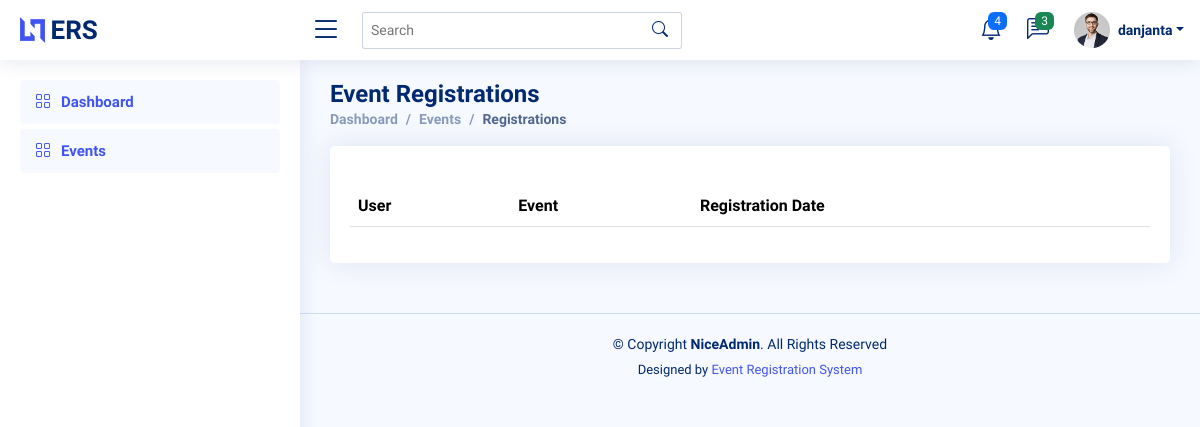
The page /events/registrations (signed in) on the database as committed earlier.
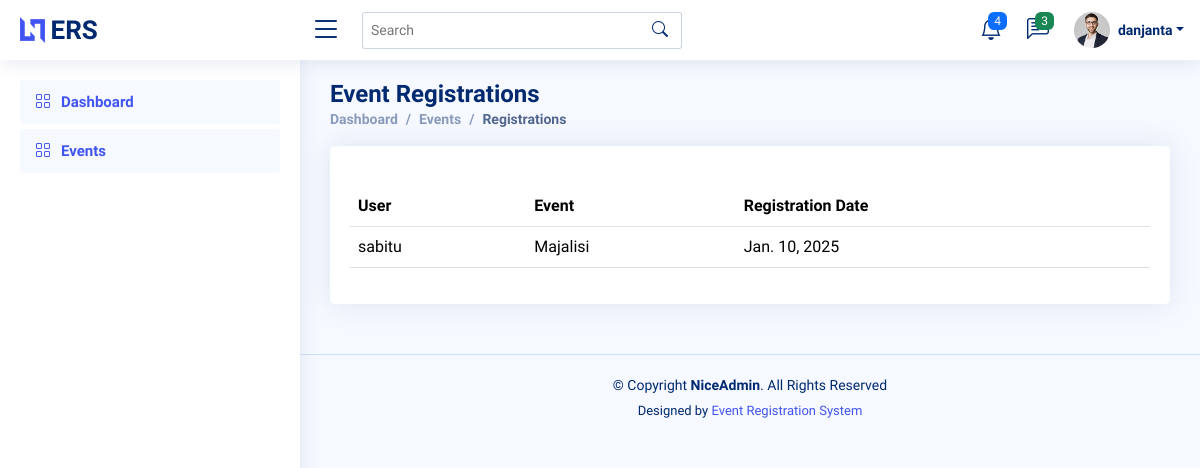
The same page on the database as committed later.
### events/models.py (models this page shows, shortened)
class EventRegistration(models.Model):
    user = models.ForeignKey(to=User, related_name='user', on_delete=models.CASCADE)
    event = models.ForeignKey(to=Event, related_name='event', on_delete=models.CASCADE)
    registration_date = models.DateField(auto_now_add=True)

class Event(models.Model):
    title = models.CharField(max_length=50)
    description = models.TextField()
    date = models.DateField()
    time = models.TimeField()
    location = models.CharField(max_length=200)
    max_participants = models.IntegerField()
    def __str__(self):
        return f"{self.title}"

### events/views.py (the view)
# urls.py: path('registrations', views.registrations, name='registrations'),
@login_required(login_url='/accounts/login')
def registrations(request):
    event_registrations = EventRegistration.objects.select_related('user', 'event').all().exclude(user=request.user)
    context = {
        'event_registrations': event_registrations
    }
    return render(request, 'events/registration.html', context)

### templates/events/registration.html (shortened to what this page needs)
{% extends 'base.html' %}
{% block content %}
  <main id="main" class="main">
    <div class="pagetitle">
      <h1>Event Registrations</h1>
      <nav>
        <ol class="breadcrumb">
          <li class="breadcrumb-item">
            <a href="index.html">Dashboard</a>
          </li>
          <li class="breadcrumb-item">
            <a href="index.html">Events</a>
          </li>
          <li class="breadcrumb-item active">Registrations</li>
        </ol>
      </nav>
    </div>
    <section class="section">
      <div class="row">
        <div class="col-lg-12">
          <div class="card">
            <div class="card-title p-3"></div>
            <div class="card-body">
              <table class="table datatable">
                <thead>
                  <tr>
                    <th>User</th>
                    <th>Event</th>
                    <th>Registration Date</th>
                  </tr>
                </thead>
                <tbody>
                  {% for item in event_registrations %}
                    <tr>
                      <td>{{ item.user }}</td>
                      <td>{{ item.event }}</td>
                      <td>{{ item.registration_date }}</td>
                    </tr>
                  {% endfor %}
                </tbody>
              </table>
            </div>
          </div>
        </div>
      </div>
    </section>
  </main>
{% endblock %}

Rows that differ between the two databases and show on the page:
added EventRegistration: user "sabitu", event "Majalisi", registration_date "Jan. 10, 2025"
